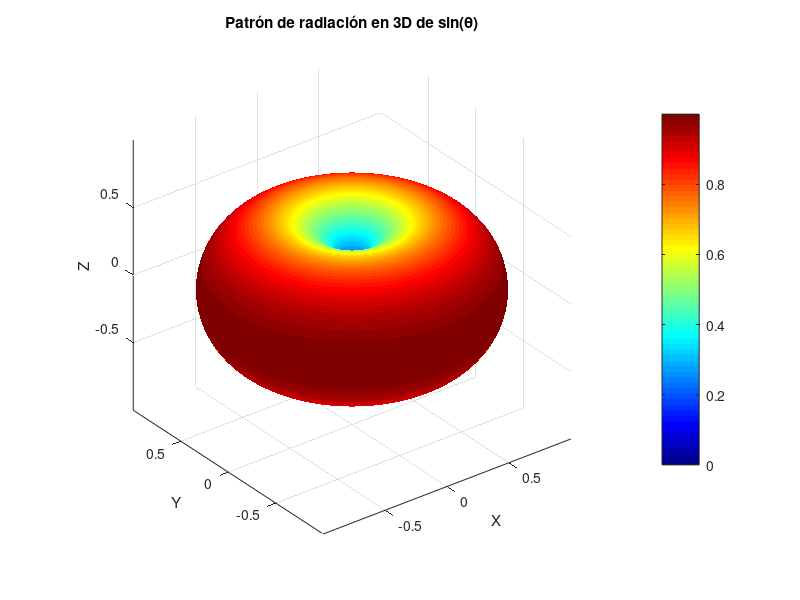
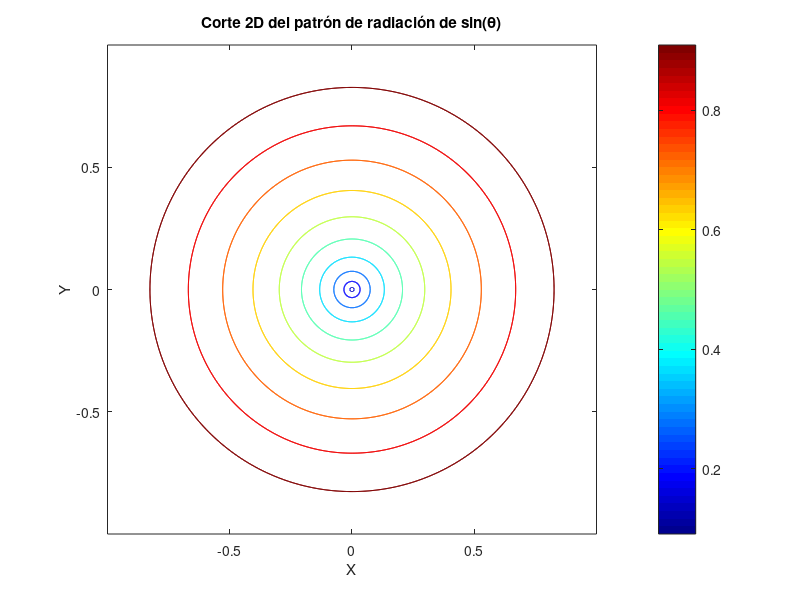
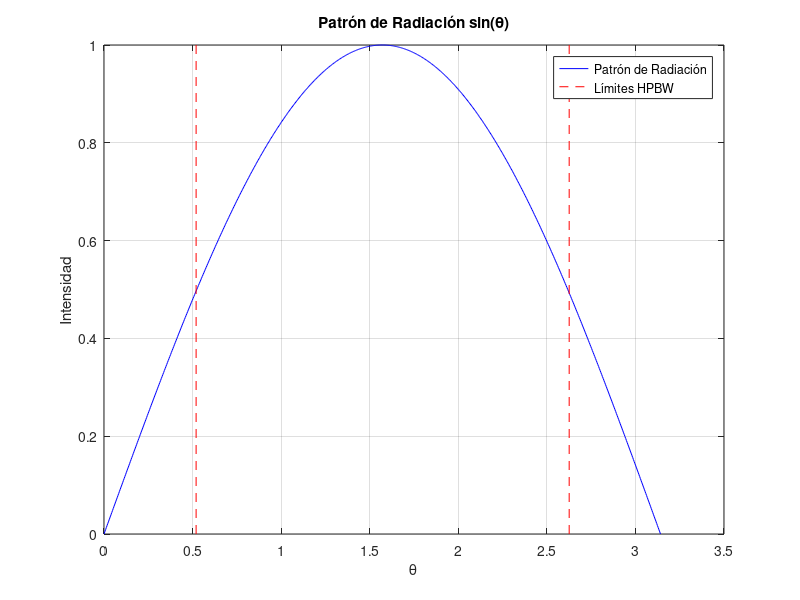
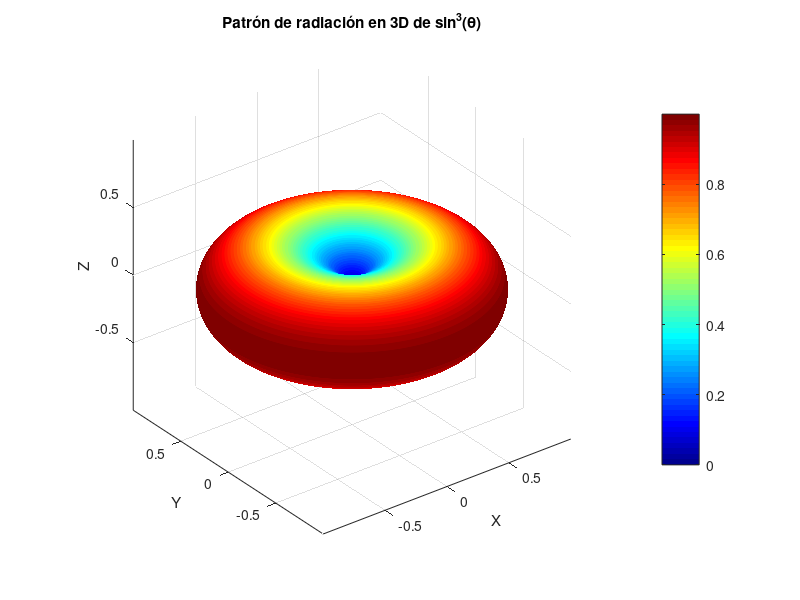

Recreate these plots in MATLAB, in order. (Note: this script raises an error after producing the figures.)
%%
% a)
% Patrón en 3D
clc;
clear all;

% Parámetros
theta = linspace(0, pi, 720);  % Variando de 0 a pi (ángulo de elevación)
phi = linspace(0, 2*pi, 1440);  % Variando de 0 a 2*pi (ángulo azimutal)

[Theta, Phi] = meshgrid(theta, phi);  % Crea una malla

% Patrón de radiación
R = sin(Theta);

% Convertir a coordenadas cartesianas
X = R .* cos(Phi) .* sin(Theta);
Y = R .* sin(Phi) .* sin(Theta);
Z = R .* cos(Theta);

% Graficar
figure;
surf(X,Y,Z,R);
title('Patrón de radiación en 3D de sin(\theta)');
xlabel('X');
ylabel('Y');
zlabel('Z');
axis equal;  % Para hacer que los ejes tengan la misma escala

shading interp;
colormap('jet');  % Color
colorbar;

% Patrón en 2D

% Graficar
figure;
contour(X,Y,R);
title('Corte 2D del patrón de radiación de sin(\theta)');
xlabel('X');
ylabel('Y');
axis equal;  % Para hacer que los ejes tengan la misma escala

shading interp;
colormap('jet');  % Color
colorbar;

% HPBW

% Calcular el patrón de radiación
P = sin(theta);

% Encontrar el ángulo en el que la potencia es máxima
[max_intensity, max_index] = max(P);
max_angle = theta(max_index);

% Encontrar los ángulos en los cuales la potencia cae a la mitad del máximo
half_max_intensity = max_intensity / 2;
left_index = find(P(1:max_index) <= half_max_intensity, 1, 'last');
right_index = max_index + find(P(max_index:end) <= half_max_intensity, 1, 'first');

% Calcular el HPBW
hpbw = abs(theta(right_index) - theta(left_index));

disp(['HPBW:', num2str(hpbw)]);

% Graficar el patrón de radiación y las líneas para HPBW
figure;
plot(theta, P, 'b');
hold on;
plot([theta(left_index), theta(left_index)], [0, max_intensity], 'r--');
plot([theta(right_index), theta(right_index)], [0, max_intensity], 'r--');
hold off;
title('Patrón de Radiación sin(\theta)');
xlabel('\theta');
ylabel('Intensidad');
grid on;
legend('Patrón de Radiación', 'Límites HPBW');

% Directividad

% Definir la función a integrar (ángulo sólido)
integrand = @(x, y) sin(x).^3; %sin(x);

% Definir los límites de integración para x (primer integral)
x_lower_limit = 0;
x_upper_limit = pi;

% Definir los límites de integración para y (segunda integral)
y_lower_limit = 0;
y_upper_limit = 2 * pi;

% Calcular la doble integral
result = integral2(integrand, x_lower_limit, x_upper_limit, y_lower_limit, y_upper_limit);

fprintf('Resultado de la doble integral: %.6f\n', result);

fprintf('Máxima Directividad: %.6f\n', 4*pi/result);

%%
% b)
% Patrón en 3D
clc;
clear all;

% Parámetros
theta = linspace(0, pi, 720);  % Variando de 0 a pi (ángulo de elevación)
phi = linspace(0, 2*pi, 1440);  % Variando de 0 a 2*pi (ángulo azimutal)

[Theta, Phi] = meshgrid(theta, phi);  % Crea una malla

% Patrón de radiación
R = sin(Theta).^3;

% Convertir a coordenadas cartesianas
X = R .* cos(Phi) .* sin(Theta);
Y = R .* sin(Phi) .* sin(Theta);
Z = R .* cos(Theta);

% Graficar
figure;
surf(X,Y,Z,R);
title('Patrón de radiación en 3D de sin^3(\theta)');
xlabel('X');
ylabel('Y');
zlabel('Z');
axis equal;  % Para hacer que los ejes tengan la misma escala

shading interp;
colormap('jet');  % Color
colorbar;

% Patrón en 2D

% Graficar
figure;
contour(X,Y,R);
title('Corte 2D del patrón de radiación de sin^3(\theta)');
xlabel('X');
ylabel('Y');
axis equal;  % Para hacer que los ejes tengan la misma escala

shading interp;
colormap('jet');  % Color
colorbar;

% HPBW

% Calcular el patrón de radiación
P = sin(theta).^3;

% Encontrar el ángulo en el que la potencia es máxima
[max_intensity, max_index] = max(P);
max_angle = theta(max_index);

% Encontrar los ángulos en los cuales la potencia cae a la mitad del máximo
half_max_intensity = max_intensity / 2;
left_index = find(P(1:max_index) <= half_max_intensity, 1, 'last');
right_index = max_index + find(P(max_index:end) <= half_max_intensity, 1, 'first');

% Calcular el HPBW
hpbw = abs(theta(right_index) - theta(left_index));

disp(['HPBW:', num2str(hpbw)]);

% Graficar el patrón de radiación y las líneas para HPBW
figure;
plot(theta, P, 'b');
hold on;
plot([theta(left_index), theta(left_index)], [0, max_intensity], 'r--');
plot([theta(right_index), theta(right_index)], [0, max_intensity], 'r--');
hold off;
title('Patrón de Radiación sin^3(\theta)');
xlabel('\theta');
ylabel('Intensidad');
grid on;
legend('Patrón de Radiación', 'Límites HPBW');

% Directividad

% Definir la función a integrar (ángulo sólido)
integrand = @(x, y) sin(x).^7; %sin(x);

% Definir los límites de integración para x (primer integral)
x_lower_limit = 0;
x_upper_limit = pi;

% Definir los límites de integración para y (segunda integral)
y_lower_limit = 0;
y_upper_limit = 2 * pi;

% Calcular la doble integral
result = integral2(integrand, x_lower_limit, x_upper_limit, y_lower_limit, y_upper_limit);

fprintf('Resultado de la doble integral: %.6f\n', result);

fprintf('Máxima Directividad: %.6f\n', 4*pi/result);

%%
% c)
% Patrón en 3D
clc;
clear all;

% Parámetros
alpha = 1.0;
beta = 10.0;
theta = linspace(-pi/2, pi/2, 720);  % Variando de -pi/2 a pi/2 (ángulo de elevación)
phi = linspace(0, 2*pi, 1440);  % Variando de 0 a 2*pi (ángulo azimutal)

[Theta, Phi] = meshgrid(theta, phi);  % Crea una malla

% Patrón de radiación
R = 2.*besselj(1,beta.*alpha.*sin(Theta))./(beta.*alpha.*sin(Theta));

% Convertir a coordenadas cartesianas
X = R .* cos(Phi) .* sin(Theta);
Y = R .* sin(Phi) .* sin(Theta);
Z = R .* cos(Theta);

% Graficar
figure;
surf(X,Y,Z,R);
title('Patrón de radiación en 3D de 2 * J1(βαsin(θ)) / (βαsin(θ))');
xlabel('X');
ylabel('Y');
zlabel('Z');
axis equal;  % Para hacer que los ejes tengan la misma escala

shading interp;
colormap('jet');  % Color
colorbar;

% Patrón en 2D

% Graficar

figure;
contour(X,Y,R,50);
title('Corte 2D del patrón de radiación de 2 * J1(βαsin(θ)) / (βαsin(θ))');
xlabel('X');
ylabel('Y');
axis equal;  % Para hacer que los ejes tengan la misma escala

shading interp;
colormap('jet');  % Color
colorbar;

figure;
contour(X,Z,R,50);
title('Corte 2D del patrón de radiación de 2 * J1(βαsin(θ)) / (βαsin(θ))');
xlabel('X');
ylabel('Z');
axis equal;  % Para hacer que los ejes tengan la misma escala

shading interp;
colormap('jet');  % Color
colorbar;

% HPBW

% Calcular el patrón de radiación
P = 2.*besselj(1,beta.*alpha.*sin(theta))./(beta.*alpha.*sin(theta));

% Encontrar el ángulo en el que la potencia es máxima
[max_intensity, max_index] = max(P);
max_angle = theta(max_index);

% Encontrar los ángulos en los cuales la potencia cae a la mitad del máximo
half_max_intensity = max_intensity / 2;
left_index = find(P(1:max_index) <= half_max_intensity, 1, 'last');
right_index = max_index + find(P(max_index:end) <= half_max_intensity, 1, 'first');

% Calcular el HPBW
hpbw = abs(theta(right_index) - theta(left_index));

disp(['HPBW:', num2str(hpbw)]);

% Graficar el patrón de radiación y las líneas para HPBW
figure;
plot(theta, P, 'b');
hold on;
plot([theta(left_index), theta(left_index)], [0, max_intensity], 'r--');
plot([theta(right_index), theta(right_index)], [0, max_intensity], 'r--');
hold off;
title('Patrón de Radiación 2 * J1(βαsin(θ)) / (βαsin(θ))');
xlabel('\theta');
ylabel('Intensidad');
grid on;
legend('Patrón de Radiación', 'Límites HPBW');

% Directividad

% Definir la función a integrar (ángulo sólido)
integrand = @(x, y) 2.*besselj(1,beta.*alpha.*sin(x))./(beta.*alpha.*sin(x)); 

% Definir los límites de integración para x (primer integral)
x_lower_limit = 0;
x_upper_limit = pi;

% Definir los límites de integración para y (segunda integral)
y_lower_limit = 0;
y_upper_limit = 2 * pi;

% Calcular la doble integral
result = integral2(integrand, x_lower_limit, x_upper_limit, y_lower_limit, y_upper_limit);

fprintf('Resultado de la doble integral: %.6f\n', result);

fprintf('Máxima Directividad: %.6f\n', 4*pi/result);
